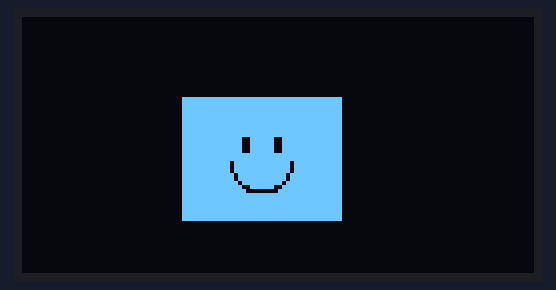
The program below on a simulated ESP32 board running MicroPython. On the bench: 128×64 one-colour display. Library files of the repository ran but are not shown: ssd1306.py.

Above: at 0.1 s.

The program:

main.py
```python
from machine import Pin, I2C
from ssd1306 import SSD1306_I2C

ancho= 128
alto= 64

i2c= I2C(0, scl= Pin(22), sda= Pin(21))
oled= SSD1306_I2C(ancho, alto, i2c)

#print (i2c.scan())
#print(i2c)

#while True:
    #oled.text("****************",0,0)
   # oled.text("  soy un virus  ",0,10)
   # oled.text("****************",0,20)
    #oled.text("    mirenme     ",0,30)
   # oled.text("****************",0,40)
    #oled.text("de @ internet de las cosas 2",0,50)
   # oled.show()
   # time.sleep(3)

# Definimos la imagen como una matriz de 0s y 1s
imagen = [
    "1111111111111111111111111111111111111111",
    "1111111111111111111111111111111111111111",
    "1111111111111111111111111111111111111111",
    "1111111111111111111111111111111111111111",
    "1111111111111111111111111111111111111111",
    "1111111111111111111111111111111111111111",
    "1111111111111111111111111111111111111111",
    "1111111111111111111111111111111111111111",
    "1111111111111111111111111111111111111111",
    "1111111111111111111111111111111111111111",
    "1111111111111110011111100111111111111111",
    "1111111111111110011111100111111111111111",
    "1111111111111110011111100111111111111111",
    "1111111111111110011111100111111111111111",
    "1111111111111111111111111111111111111111",
    "1111111111111111111111111111111111111111",
    "1111111111110111111111111110111111111111",
    "1111111111110111111111111110111111111111",
    "1111111111110111111111111110111111111111",
    "1111111111111011111111111101111111111111",
    "1111111111111011111111111101111111111111",
    "1111111111111101111111111011111111111111",
    "1111111111111110011111100111111111111111",
    "1111111111111111000000001111111111111111",
    "1111111111111111111111111111111111111111",
    "1111111111111111111111111111111111111111",
    "1111111111111111111111111111111111111111",
    "1111111111111111111111111111111111111111",
    "1111111111111111111111111111111111111111",
    "1111111111111111111111111111111111111111",
    "1111111111111111111111111111111111111111",
    "0000000000000000000000000000000000000000",
    "0000000000000000000000000000000000000000",
    "0000000000000000000000000000000000000000"

]

while True:
    oled.fill(0)  # Limpiar pantalla antes de dibujar
    for fila, linea in enumerate(imagen):
        for columna, pixel in enumerate(linea):
            if pixel == "1":
                oled.pixel(40 + columna, 20 + fila, 1)  # Ajusta posición (x, y)

    oled.show()  # Actualizar pantalla
while True:
    oled.fill(0)  # Limpiar pantalla antes de mostrar imagen
    mostrar_imagen(imagen, 10, 10)  # Dibujar imagen
    time.sleep(0.5)  # Espera medio segundo

    oled.fill(0)  # Apagar pantalla (borra imagen)
    oled.show()
    time.sleep(0.5)  # Espera medio segundo antes de volver a mostrar
```
